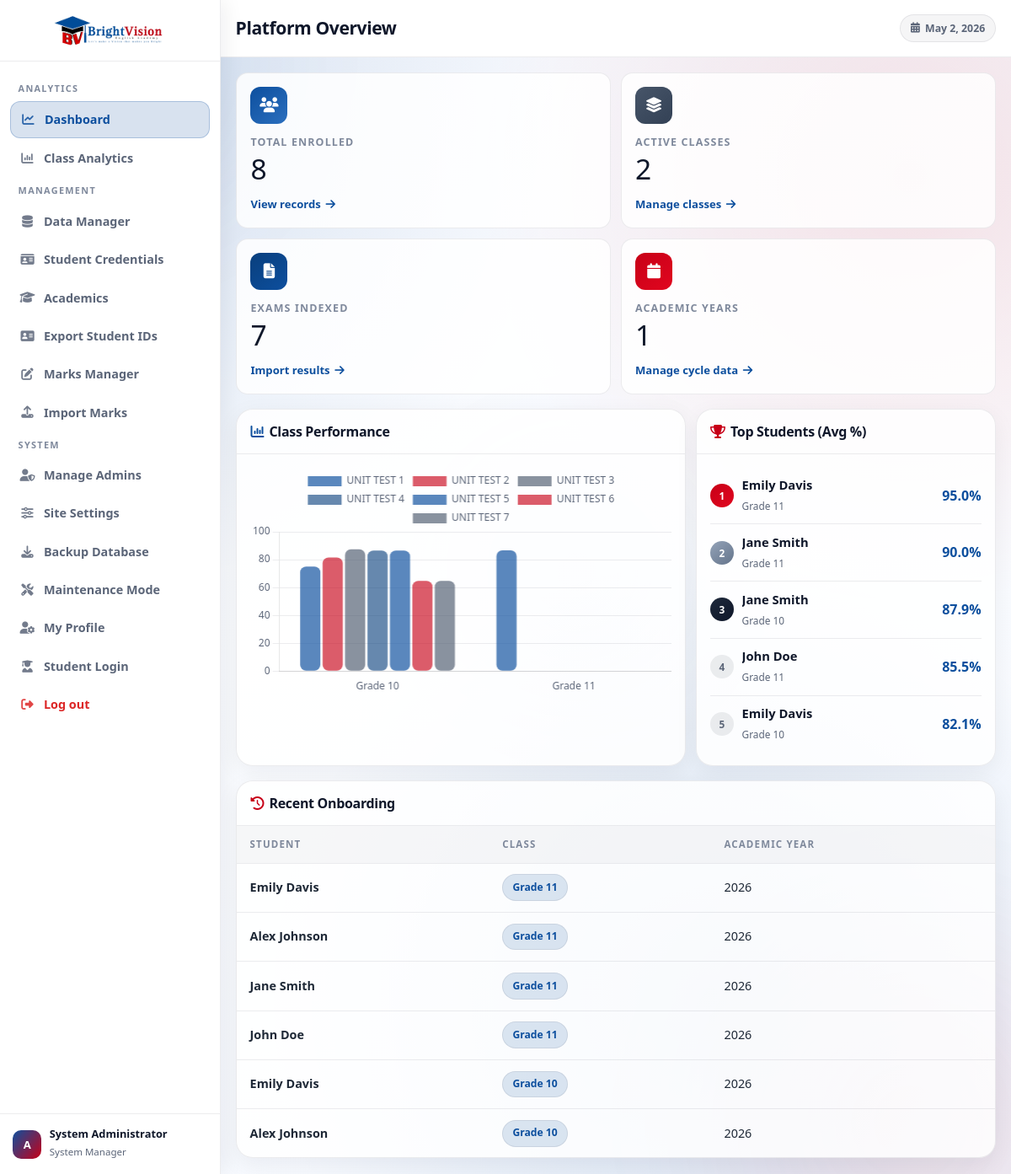
Screenshot of /admin/dashboard (signed in) with the database file from the repository.
### tables this page shows
CREATE TABLE IF NOT EXISTS `students` (
  `id` INT AUTO_INCREMENT PRIMARY KEY,
  `student_code` VARCHAR(24) NULL UNIQUE,
  `name` VARCHAR(100) NOT NULL,
  `class_id` INT NULL,
  `academic_year_id` INT NULL,
  UNIQUE KEY `uq_student_identity` (`name`, `class_id`, `academic_year_id`),
  KEY `idx_students_class_year` (`class_id`, `academic_year_id`),
  KEY `idx_students_class_year_name` (`class_id`, `academic_year_id`, `name`),
  KEY `idx_students_year_class_name` (`academic_year_id`, `class_id`, `name`),
  KEY `idx_students_name` (`name`),
  CONSTRAINT `fk_students_class`
    FOREIGN KEY (`class_id`) REFERENCES `classes` (`id`) ON DELETE CASCADE,
  CONSTRAINT `fk_students_year`
    FOREIGN KEY (`academic_year_id`) REFERENCES `academic_years` (`id`) ON DELETE CASCADE
);

CREATE TABLE IF NOT EXISTS `classes` (
  `id` INT AUTO_INCREMENT PRIMARY KEY,
  `class_name` VARCHAR(50) NOT NULL UNIQUE
);

CREATE TABLE IF NOT EXISTS `academic_years` (
  `id` INT AUTO_INCREMENT PRIMARY KEY,
  `year_name` VARCHAR(20) NOT NULL UNIQUE
);

### admin/admin_auth.php (called while the page is built, shortened)
<?php
if (!function_exists('admin_permissions')) {
    function admin_permissions(): array
    {
        $permissions = $_SESSION['admin_permissions'] ?? [];
        return is_array($permissions) ? $permissions : [];
    }
}
if (!function_exists('admin_can')) {
    function admin_can(string $permission): bool
    {
        $permissions = admin_permissions();
        return !empty($permissions[$permission]);
    }
}
if (!function_exists('admin_display_name')) {
    function admin_display_name(): string
    {
        $name = trim((string) ($_SESSION['admin_name'] ?? ''));
        if ($name !== '') {
            return $name;
        }
        $username = trim((string) ($_SESSION['admin_username'] ?? ''));
        return $username !== '' ? $username : 'Administrator';
    }
}

### admin/dashboard.php (the view, shortened to what this page needs)
<?php
require_once '../config.php';
require_once 'admin_auth.php';
$has_percentage_column = false;
try {
    $columnCheck = $pdo->query("SHOW COLUMNS FROM marks LIKE 'percentage'");
    $has_percentage_column = $columnCheck && (bool) $columnCheck->fetch();
} catch (Throwable $e) {
    $has_percentage_column = false;
}
$percentage_expr = $has_percentage_column
    ? "CASE WHEN m.percentage IS NOT NULL THEN m.percentage WHEN m.max_marks > 0 THEN (m.marks_obtained / m.max_marks) * 100 ELSE 0 END"
    : "CASE WHEN m.max_marks > 0 THEN (m.marks_obtained / m.max_marks) * 100 ELSE 0 END";
$student_count = $pdo->query("SELECT COUNT(*) FROM students")->fetchColumn();
$class_count = $pdo->query("SELECT COUNT(*) FROM classes")->fetchColumn();
$year_count = $pdo->query("SELECT COUNT(*) FROM academic_years")->fetchColumn();
$exam_count = $pdo->query("SELECT COUNT(DISTINCT exam_name) FROM marks")->fetchColumn();
$top_students = $pdo->query("
    SELECT
        s.name,
        c.class_name,
        AVG($percentage_expr) AS avg_percentage
    FROM students s
    LEFT JOIN classes c ON s.class_id = c.id
    JOIN marks m ON s.id = m.student_id
    GROUP BY s.id
    ORDER BY avg_percentage DESC
    LIMIT 5
")->fetchAll();
$class_stats = $pdo->query("
    SELECT
        c.class_name,
        IFNULL(m.exam_name, 'Term Exam') AS exam_name,
        AVG($percentage_expr) AS avg_percentage
    FROM classes c
    JOIN students s ON c.id = s.class_id
    JOIN marks m ON s.id = m.student_id
    GROUP BY c.id, m.exam_name
    ORDER BY c.class_name, m.exam_name
")->fetchAll();
$class_names = [];
$exam_series = [];
foreach ($class_stats as $stat) {
    $class_name = $stat['class_name'];
    $exam_name = $stat['exam_name'];
    if (!in_array($class_name, $class_names, true)) {
        $class_names[] = $class_name;
    }
    if (!isset($exam_series[$exam_name])) {
        $exam_series[$exam_name] = [];
    }
    $exam_series[$exam_name][$class_name] = round((float) $stat['avg_percentage'], 2);
}
$chart_datasets = [];
$chart_colors = [
    'rgba(13,79,158,0.68)',
    'rgba(199,0,23,0.64)',
    'rgba(71,85,105,0.64)',
    'rgba(9,63,125,0.62)'
];
$color_index = 0;
foreach ($exam_series as $exam_name => $scores) {
    $points = [];
    foreach ($class_names as $class_name) {
        $points[] = $scores[$class_name] ?? 0;
    }
    $chart_datasets[] = [
        'label' => $exam_name,
        'data' => $points,
        'backgroundColor' => $chart_colors[$color_index % count($chart_colors)],
        'borderRadius' => 7,
        'borderSkipped' => false
    ];
    $color_index++;
}
$recent = $pdo->query("
    SELECT s.name, c.class_name, y.year_name
    FROM students s
    LEFT JOIN classes c ON s.class_id = c.id
    LEFT JOIN academic_years y ON s.academic_year_id = y.id
    ORDER BY s.id DESC
    LIMIT 6
")->fetchAll();
?>
<!DOCTYPE html>
<html lang="en">
<head>
    <link rel="stylesheet" href="https://cdnjs.cloudflare.com/ajax/libs/font-awesome/6.5.0/css/all.min.css">
    <link rel="stylesheet" href="../css/style.css">
    <link rel="stylesheet" href="../css/admin.css">
</head>
<body>
    <div class="bg-mesh">
        <div class="orb orb-2"></div>
    </div>
    <div class="admin-layout">
        <aside class="sidebar" id="sidebar">
            <a href="dashboard" class="sb-header">
                <img src="../logo.png" alt="BrightVision English Academy" class="sb-logo">
            </a>
            <nav class="sb-nav">
                <div class="sb-label">Analytics</div>
                <a href="dashboard" class="sb-link active"><i class="fas fa-chart-line"></i> Dashboard</a>
                <?php if (admin_can('view_analytics')): ?><a href="class_analytics" class="sb-link"><i class="fas fa-chart-column"></i> Class Analytics</a><?php endif; ?>
                <div class="sb-label">Management</div>
                <?php if (admin_can('manage_students')): ?>
                    <a href="manage_students" class="sb-link"><i class="fas fa-database"></i> Data Manager</a>
                    <a href="student_credentials" class="sb-link"><i class="fas fa-id-card"></i> Student Credentials</a>
                    <a href="manage_academics" class="sb-link"><i class="fas fa-graduation-cap"></i> Academics</a>
                    <a href="export_student_ids" class="sb-link"><i class="fas fa-address-card"></i> Export Student IDs</a>
                <?php endif; ?>
                <?php if (admin_can('manage_marks')): ?><a href="manage_marks" class="sb-link"><i class="fas fa-pen-to-square"></i> Marks Manager</a><?php endif; ?>
                <?php if (admin_can('import_csv')): ?><a href="import_csv" class="sb-link"><i class="fas fa-upload"></i> Import Marks</a><?php endif; ?>
                <div class="sb-label">System</div>
                <?php if (admin_can('manage_admins')): ?><a href="manage_admins" class="sb-link"><i class="fas fa-user-shield"></i> Manage Admins</a><?php endif; ?>
                <?php if (admin_can('manage_site_settings')): ?><a href="site_settings" class="sb-link"><i class="fas fa-sliders"></i> Site Settings</a><?php endif; ?>
                <?php if (admin_can('backup_db')): ?><a href="backup_database" class="sb-link"><i class="fas fa-download"></i> Backup Database</a><?php endif; ?>
                <?php if (admin_can('maintenance_mode')): ?><a href="maintenance" class="sb-link"><i class="fas fa-screwdriver-wrench"></i> Maintenance Mode</a><?php endif; ?>
                <a href="profile" class="sb-link"><i class="fas fa-user-gear"></i> My Profile</a>
                <a href="../student_login" target="_blank" class="sb-link"><i class="fas fa-user-graduate"></i> Student Login</a>
                <a href="logout" class="sb-link" style="color:var(--danger);"><i class="fas fa-right-from-bracket"></i> Log out</a>
            </nav>
            <div class="sb-profile">
                <div class="sb-avatar">A</div>
                <div class="sb-profile-text">
                    <strong><?= htmlspecialchars(admin_display_name()) ?></strong>
                    <span>System Manager</span>
                </div>
            </div>
        </aside>
        <main class="admin-main">
            <div class="admin-topbar">
                <div class="topbar-left">
                    <h1>Platform Overview</h1>
                </div>
                <div class="topbar-meta">
                    <span class="topbar-pill"><i class="fas fa-calendar-days"></i> <?= date('M j, Y') ?></span>
                </div>
            </div>
            <div class="admin-body dashboard-stack">
                <section class="metrics-grid reveal d1">
                    <article class="val-card">
                        <div class="icon ic-blue"><i class="fas fa-users"></i></div>
                        <div class="val-lbl">Total Enrolled</div>
                        <div class="val-num"><?= (int) $student_count ?></div>
                        <a href="manage_students" class="val-link">View records <i class="fas fa-arrow-right"></i></a>
                    </article>
                    <article class="val-card">
                        <div class="icon ic-purple"><i class="fas fa-layer-group"></i></div>
                        <div class="val-lbl">Active Classes</div>
                        <div class="val-num"><?= (int) $class_count ?></div>
                        <a href="manage_students" class="val-link">Manage classes <i class="fas fa-arrow-right"></i></a>
                    </article>
                    <article class="val-card">
                        <div class="icon ic-orange"><i class="fas fa-file-lines"></i></div>
                        <div class="val-lbl">Exams Indexed</div>
                        <div class="val-num"><?= (int) $exam_count ?></div>
                        <a href="import_csv" class="val-link">Import results <i class="fas fa-arrow-right"></i></a>
                    </article>
                    <article class="val-card">
                        <div class="icon ic-pink"><i class="fas fa-calendar"></i></div>
                        <div class="val-lbl">Academic Years</div>
                        <div class="val-num"><?= (int) $year_count ?></div>
                        <a href="manage_academics" class="val-link">Manage cycle data <i class="fas fa-arrow-right"></i></a>
                    </article>
                </section>
                <section class="grid-2 reveal d2">
                    <article class="dash-panel">
                        <div class="panel-head">
                            <h2><i class="fas fa-chart-column" style="color:var(--primary);"></i> Class Performance</h2>
                        </div>
                        <div class="panel-body" style="min-height:300px;">
                            <?php if (count($class_names) > 0): ?>
                                <canvas id="classChart"></canvas>
                            <?php else: ?>
                                <div class="empty-state"><i class="fas fa-chart-simple"></i> No class statistics available yet.</div>
                            <?php endif; ?>
                        </div>
                    </article>
                    <article class="dash-panel">
                        <div class="panel-head">
                            <h2><i class="fas fa-trophy" style="color:var(--accent);"></i> Top Students (Avg %)</h2>
                        </div>
                        <div class="panel-body">
                            <ul class="rank-list">
                                <?php foreach ($top_students as $index => $student): ?>
                                    <?php $rank_class = $index < 3 ? 'r-' . ($index + 1) : 'r-x'; ?>
                                    <li class="rank-item">
                                        <div class="r-badge <?= $rank_class ?>"><?= $index + 1 ?></div>
                                        <div class="r-info">
                                            <span class="r-name"><?= htmlspecialchars($student['name']) ?></span>
                                            <span class="r-cls"><?= htmlspecialchars($student['class_name'] ?? '-') ?></span>
                                        </div>
                                        <div class="r-score"><?= number_format((float) $student['avg_percentage'], 1) ?>%</div>
                                    </li>
                                <?php endforeach; ?>
                            </ul>
                        </div>
                    </article>
                </section>
                <section class="dash-panel reveal d3">
                    <div class="panel-head">
                        <h2><i class="fas fa-clock-rotate-left" style="color:var(--accent);"></i> Recent Onboarding</h2>
                    </div>
                    <div class="panel-body" style="padding:0;">
                        <div class="table-scroll">
                            <table class="glass-table">
                                <thead>
                                    <tr>
                                        <th>Student</th>
                                        <th>Class</th>
                                        <th>Academic Year</th>
                                    </tr>
                                </thead>
                                <tbody>
                                    <?php foreach ($recent as $entry): ?>
                                        <tr>
                                            <td style="font-weight:700;"><?= htmlspecialchars($entry['name']) ?></td>
                                            <td><span class="badge badge-blue"><?= htmlspecialchars($entry['class_name'] ?? '-') ?></span></td>
                                            <td><?= htmlspecialchars($entry['year_name'] ?? '-') ?></td>
                                        </tr>
                                    <?php endforeach; ?>
                                </tbody>
                            </table>
                        </div>
                    </div>
                </section>
            </div>
        </main>
    </div>
    <script>
        const sidebar = document.getElementById('sidebar');
        const sbOverlay = document.getElementById('sbOverlay');
        const sbToggle = document.getElementById('sbToggle');
        sbToggle?.addEventListener('click', () => {
            sidebar.classList.toggle('open');
            sbOverlay.classList.toggle('show');
        });
        sbOverlay?.addEventListener('click', () => {
            sidebar.classList.remove('open');
            sbOverlay.classList.remove('show');
        });
        const rootStyle = getComputedStyle(document.documentElement);
        Chart.defaults.color = rootStyle.getPropertyValue('--text-muted').trim() || '#5b6578';
        Chart.defaults.font.family = rootStyle.getPropertyValue('--font-body').trim() || 'Plus Jakarta Sans';
        <?php if (count($class_names) > 0): ?>
        new Chart(document.getElementById('classChart').getContext('2d'), {
            type: 'bar',
            data: {
                labels: <?= json_encode($class_names) ?>,
                datasets: <?= json_encode($chart_datasets) ?>
            },
            options: {
                responsive: true,
                maintainAspectRatio: false,
                plugins: {
                    legend: { position: 'top' }
                },
                scales: {
                    y: {
                        beginAtZero: true,
                        suggestedMax: 100,
                        grid: { color: 'rgba(15,23,42,0.08)' }
                    },
                    x: {
                        grid: { display: false }
                    }
                }
            }
        });
        <?php endif; ?>
    </script>
</body>
</html>

### rows the page displays
students: name "Emily Davis", class.class_name "Grade 11", academic_year.year_name "2026"
students: name "Alex Johnson", class.class_name "Grade 11", academic_year.year_name "2026"
students: name "Jane Smith", class.class_name "Grade 11", academic_year.year_name "2026"
students: name "John Doe", class.class_name "Grade 11", academic_year.year_name "2026"
students: name "Emily Davis", class.class_name "Grade 10", academic_year.year_name "2026"
students: name "Alex Johnson", class.class_name "Grade 10", academic_year.year_name "2026"

### other values shown
admin_display_name() "System Administrator"
$student_count "8"
$class_count "2"
$exam_count "7"
$year_count "1"
$student['name'] "Emily Davis"
$student['class_name'] "Grade 11"
$student['avg_percentage'] "95.0"
$student['name'] "Jane Smith"
$student['avg_percentage'] "90.0"
$student['class_name'] "Grade 10"
$student['avg_percentage'] "87.9"
$student['name'] "John Doe"
$student['avg_percentage'] "85.5"
$student['avg_percentage'] "82.1"
